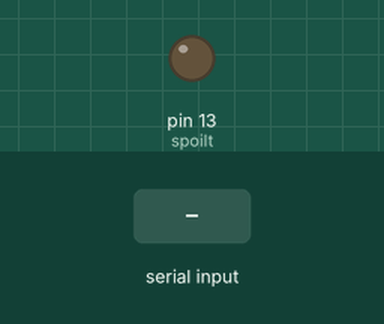
This sketch was run on a simulated Arduino Uno, built with avr-gcc and run on an emulated ATmega328P. Parts: output pins drawn as LEDs (lit = HIGH). The inputs (shaded band) are chosen by the test bench.

Above: at 1.2 s.
1.3 s: "0" received over Serial
At 2.3 s:
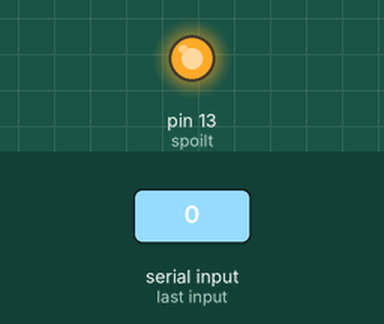
2.8 s: "1" received over Serial
At 3.4 s:
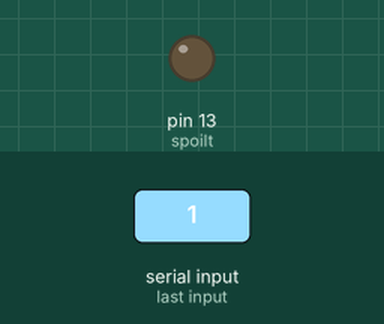
Timing chart, 0 to 5.8 s (numbered marks = the images above; inputs shaded):
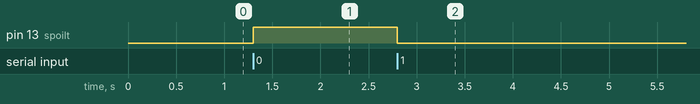

Measured:
- after the input at 1.3 s, pin 13 (spoilt): LOW → HIGH at once
- after the input at 2.8 s, pin 13 (spoilt): HIGH → LOW at once

The sketch:

CnC_foodquality.ino
```cpp
int spoilt = 13;

void setup() {
  Serial.begin(9600);
  pinMode(spoilt, OUTPUT);
}

void loop() {
  if(Serial.available()> 0){
    char c = Serial.read();
    if(c == '1'){
      digitalWrite(spoilt, LOW);
    }
    else if(c == '0'){
      digitalWrite(spoilt, HIGH);
    }
  }

}
```
